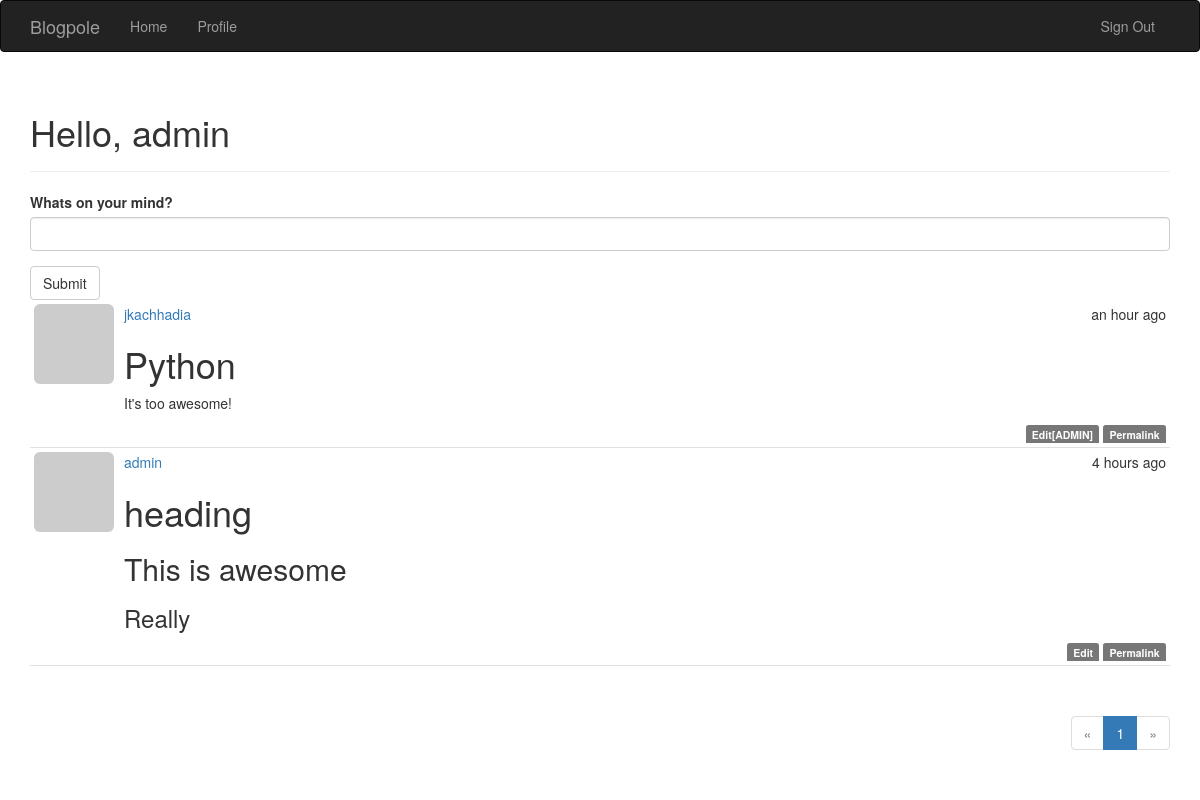
The page / (signed in) on the database its author committed.
### app/models.py (models this page shows, shortened)
class User(db.Model, UserMixin):
    __tablename__ = 'users'
    id = db.Column(db.Integer, primary_key=True)
    email= db.Column(db.String(64),unique=True,index=True)
    username = db.Column(db.String(64), unique=True, index=True)
    role_id = db.Column(db.Integer, db.ForeignKey('roles.id'))
    password_hash= db.Column(db.String(128))
    confirmed=db.Column(db.Boolean,default=False)
    name=db.Column(db.String(64))
    location=db.Column(db.String(64))
    about_me=db.Column(db.Text())
    member_since=db.Column(db.DateTime(),default=datetime.utcnow)
    last_seen=db.Column(db.DateTime(), default=datetime.utcnow)
    avatar_hash=db.Column(db.String(32))
    posts=db.relationship('Post',backref='author', lazy='dynamic')
    def gravatar(self,size=100,default='identicon',rating='g'):
        if request.is_secure:
            url= 'https://secure.gravatar.com/avatar'
        else:
            url= 'http://www.gravatar.com/avatar'
        hash= self.avatar_hash or hashlib.md5(self.email.encode('utf-8')).hexdigest()
        return '{url}/{hash}?s={size}&d={default}&r={rating}'.format(url=url,hash=hash,size=size,default=default,rating=rating)
    def ping(self):
        self.last_seen =datetime.utcnow()
        db.session.add(self)
    def can(self,permissions):
        return self.role is not None and (self.role.permissions & permissions) == permissions
    def is_administrator(self):
        return self.can(Permission.ADMINISTER)
    @property
    def password(self):
        raise AttributeError('password is not a readable attribute.')

class Post(db.Model):
    __tablename__='posts'
    id=db.Column(db.Integer,primary_key=True)
    body=db.Column(db.Text)
    timestamp=db.Column(db.DateTime,index=True,default=datetime.utcnow)
    author_id=db.Column(db.Integer,db.ForeignKey('users.id'))
    body_html=db.Column(db.Text)

### app/main/views.py (the view)
@main.route('/',methods=['GET','POST'])
def index():
    form=PostForm()
    if current_user.can(Permission.WRITE_ARTICLES) and form.validate_on_submit():
        post=Post(body=form.body.data,author=current_user._get_current_object())
        db.session.add(post)
        return redirect(url_for('.index'))
    page= request.args.get('page',1,type=int)
    pagination=Post.query.order_by(Post.timestamp.desc()).paginate(page,per_page=current_app.config['BLOGPOLE_POSTS_PER_PAGE'],error_out=False)
    posts=pagination.items
    return render_template('index.html',form=form,posts=posts,pagination=pagination)

### app/main/forms.py
class PostForm(Form):
    body=PageDownField("Whats on your mind?",validators=[Required()])
    submit=SubmitField('Submit')

### app/auth/views.py (called while the page is built)
@auth.before_app_request
def before_request():
    if current_user.is_authenticated():
        current_user.ping()
        if not current_user.confirmed and request.endpoint[:5] !='auth.':
            return redirect(url_for('auth.unconfirmed'))

### app/main/__init__.py (called while the page is built)
@main.app_context_processor
def inject_permissions():
    return dict(Permission=Permission)

### app/models.py (called while the page is built)
@login_manager.user_loader
def load_user(user_id):
    return User.query.get(int(user_id))

### app/templates/index.html (shortened to what this page needs)
{% extends "base.html" %}
{% import "bootstrap/wtf.html" as wtf %}
{% import "_macros.html" as macros %}
{% block page_content %}
<div class="page-header">
  <h1>Hello,
  {% if current_user.is_authenticated() %}
  {{current_user.username}}
  {% else %}
  Stranger
  {% endif %}
</h1>
</div>
<div>
  {% if current_user.can(Permission.WRITE_ARTICLES) %}
  {{wtf.quick_form(form)}}
  {% include "_posts.html" %}
  <div class="pagination" style="align:right;">
    {{ macros.pagination_widget(pagination, '.index') }}
  </div>
  {% endif %}
</div>
{% endblock %}

### app/templates/_posts.html
<ul class="media-list">
    {% for post in posts %}
    <li class="media" style="padding:4px;">
            <a class="pull-left" href="{{ url_for('.user', username=post.author.username) }}">
                <img class="img-rounded profile-thumbnail media-object" src="{{ post.author.gravatar(size=40) }}">
            </a>
          <div class="media-body">
            <div class="media-heading"><a href="{{ url_for('.user', username=post.author.username) }}">{{ post.author.username }}</a><div class="pull-right">{{ moment(post.timestamp).fromNow() }}</div></div>
              {% if post.body_html %}
            {{ post.body_html | safe }}
            {% else %}
            {{ post.body }}
            {% endif %}
            <div class="pull-right">
              {% if current_user == post.author %}
              <a href="{{url_for('.edit',id=post.id)}}"><span class="label label-default">Edit</span></a>
              {% elif current_user.is_administrator() %}
              <a href="{{url_for('.edit',id=post.id)}}"><span class="label label-default">Edit[ADMIN]</span></a>
              {% endif %}
              <a href="{{url_for('.post',id=post.id)}}"><span class="label label-default">Permalink</span></a>
            </div>
          </div>
    </li>
    {% endfor %}
</ul>

### app/static/styles.css (style rules this page uses)
.media { margin-top: 0px; border-bottom: 1px solid #e0e0e0; }
.pagination { float:right;; }

### rows shown on the page
User: username "admin"
Post: author.username "jkachhadia", timestamp "an hour ago", body_html "Python It's too awesome!"
Post: author.username "admin", timestamp "4 hours ago", body_html "heading This is awesome Really"

### other values the page prints
{{ p }} "1"
